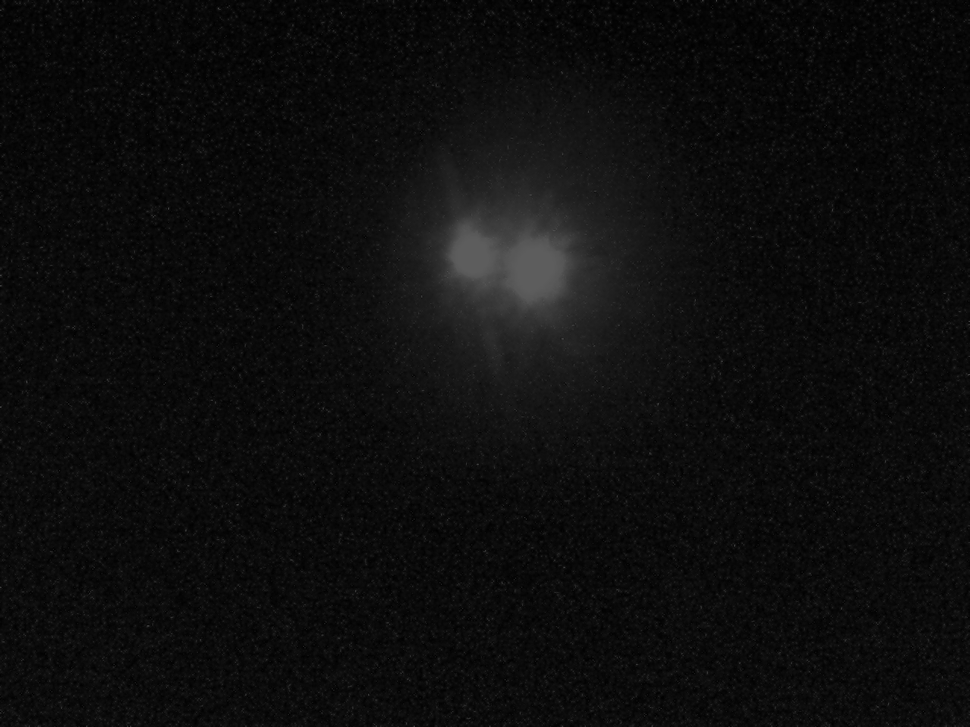
#> input picture testing/psf.png, 970 x 727 px, shrunk from 1280 x 960 before the run
$ python -i removeNoise.py   (imports and definitions only)   (older library calls are emulated)
#> lines starting #> are read from the running program, lines starting #| are printed output that depends on the picture
#> further down, picture is the input picture: shape (727, 970, 3); min 0, max 93, mean 13.5
import cv2
import numpy as np

# [27 lines left out: functions getLorikeetImage, sharpen_image, removeNoise, not called in this run]


def measureBlur(image):
    return cv2.Laplacian(image, cv2.CV_64F).var()

def contrastEnhance(image):
    # CLAHE (Contrast Limited Adaptive Histogram Equalization)
    clahe = cv2.createCLAHE(clipLimit=2.0, tileGridSize=(8,8))
    lab = cv2.cvtColor(image, cv2.COLOR_BGR2LAB)
#> lab: shape (727, 970, 3); mean of channels 0, 1, 2 10.9, 128, 128
    l, a, b = cv2.split(lab)
#> a: shape (727, 970); every value is 128
    l2 = clahe.apply(l)
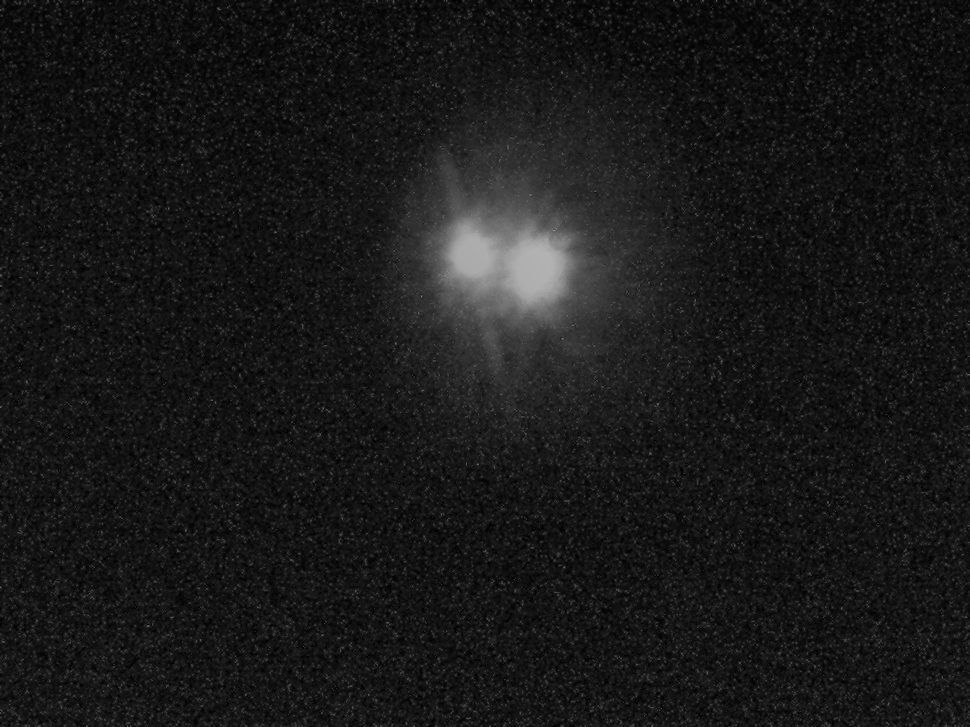
#> l2: shape (727, 970); min 1, max 179, mean 24.7
    lab = cv2.merge((l2,a,b))
#> lab: shape (727, 970, 3); mean of channels 0, 1, 2 24.7, 128, 128
    enhanced_image = cv2.cvtColor(lab, cv2.COLOR_LAB2BGR)
    return enhanced_image

# [45 lines left out: functions colourSat, disparity_comput, removeExtra, main, not called in this run]

# [2 lines not run here, left out]

>>> import cv2
>>> picture = cv2.imread('psf.png')
>>> result = contrastEnhance(picture)
